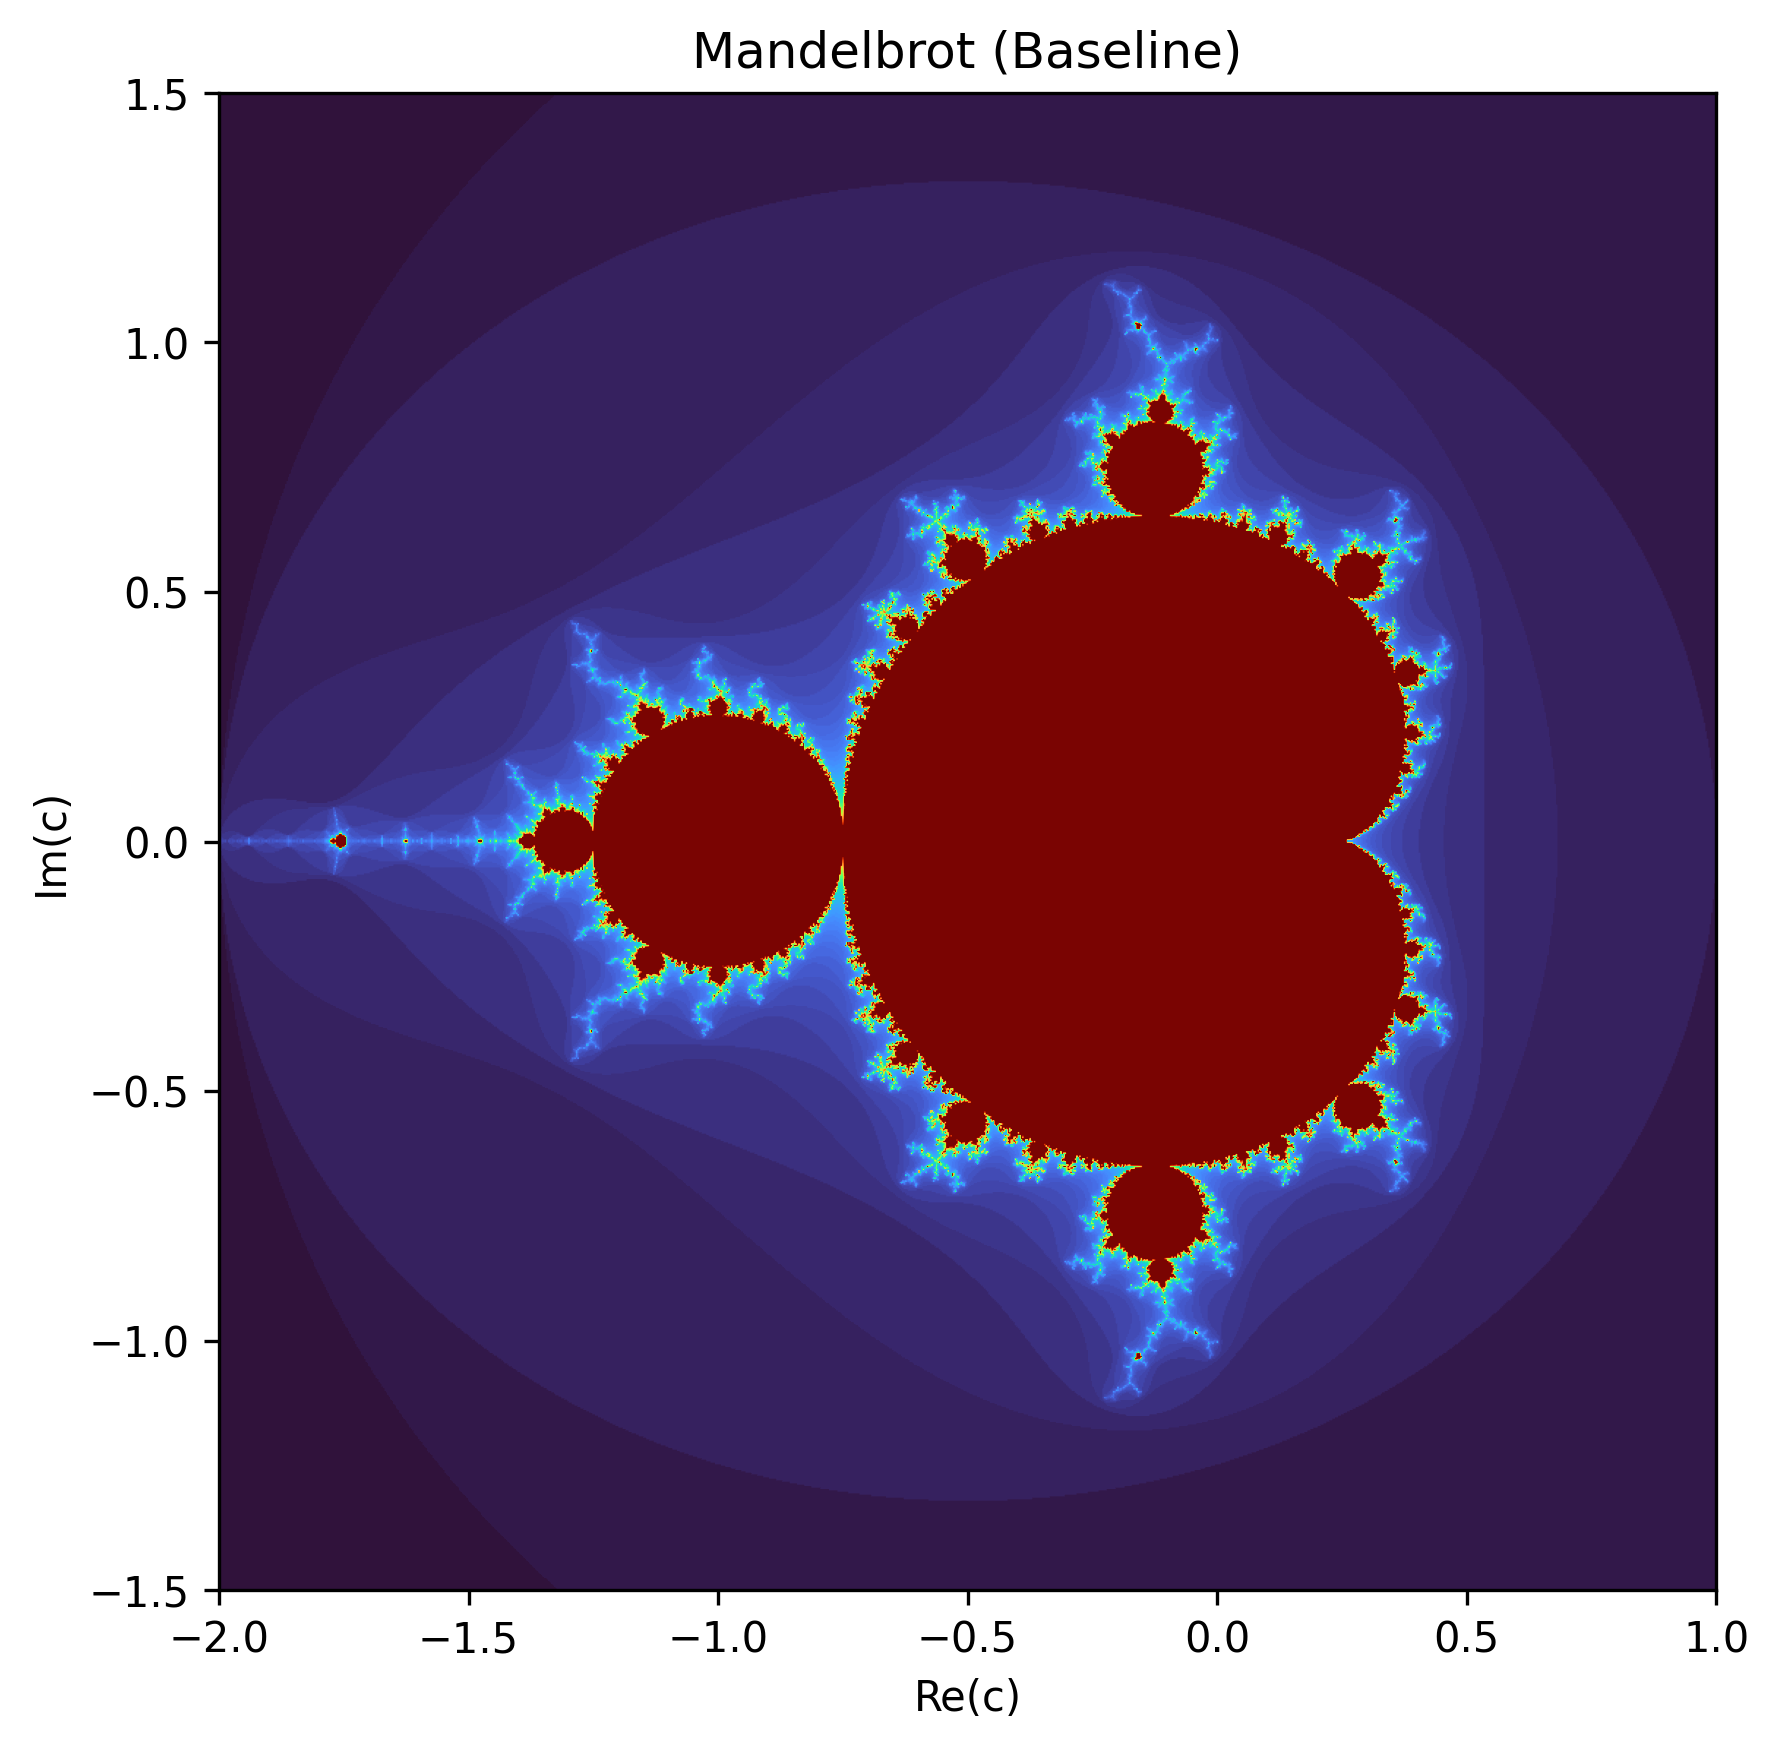

Write Python code to recreate this figure.
# mandelbrot_baseline.py
import time

from mandelbrot_common import complex_grid, normalize_for_plot, default_params
import numpy as np
import matplotlib.pyplot as plt

def mandelbrot_baseline(xmin, xmax, ymin, ymax, width, height, max_iter=100):
    C, _, _ = complex_grid(xmin, xmax, ymin, ymax, width, height)
    it_counts = np.zeros((height, width), dtype=np.uint16)

    # Pure Python/Numpy-scalar loop: [not fast]
    for j in range(height):
        for i in range(width):
            c = C[j, i]
            z = 0+0j
            count = 0
            # Iterate z_{n+1} = z_n^2 + c up to max_iter
            while count < max_iter and (z.real*z.real + z.imag*z.imag) <= 4.0: # |z|^2 <= 4 equivalent to |z|<=2
                z = z*z + c
                count += 1
            it_counts[j, i] = count
    return it_counts

if __name__ == "__main__":
    starttime = time.time()
    params = default_params()
    itc = mandelbrot_baseline(**params)
    img = normalize_for_plot(itc, params["max_iter"])
    plt.figure(figsize=(6,6))
    plt.imshow(img, cmap="turbo", extent=[params["xmin"], params["xmax"], params["ymin"], params["ymax"]])
    plt.title("Mandelbrot (Baseline)")
    plt.xlabel("Re(c)")
    plt.ylabel("Im(c)")
    plt.tight_layout()
    plt.savefig('mandelbrot_baseline.png', dpi=300, bbox_inches='tight')
    print("Plot saved as mandelbrot_baseline.png")
    plt.show()
    endtime = time.time()
    print(f"Execution time: {endtime - starttime:.2f} seconds")
